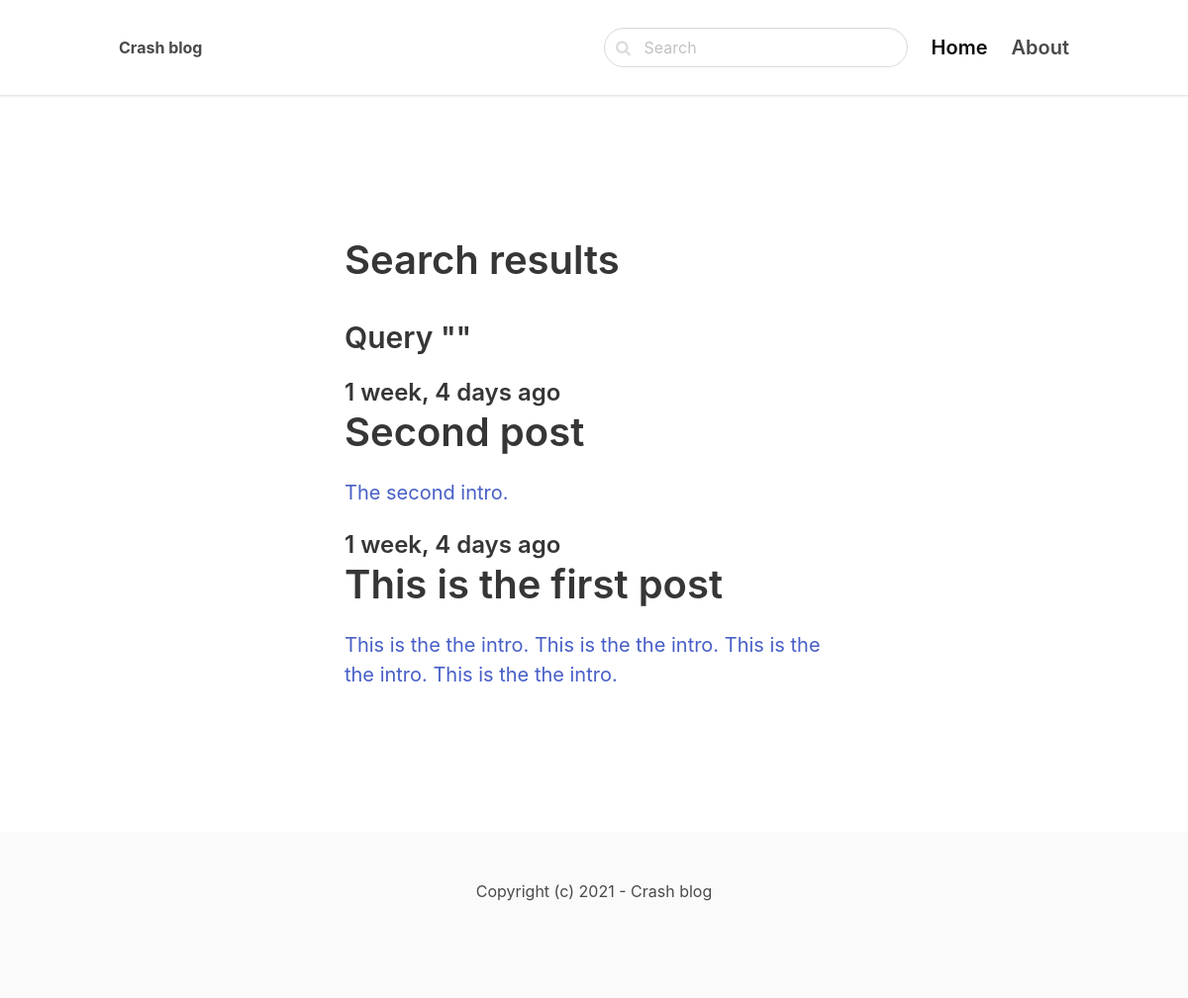
The app's page /search/, older data.
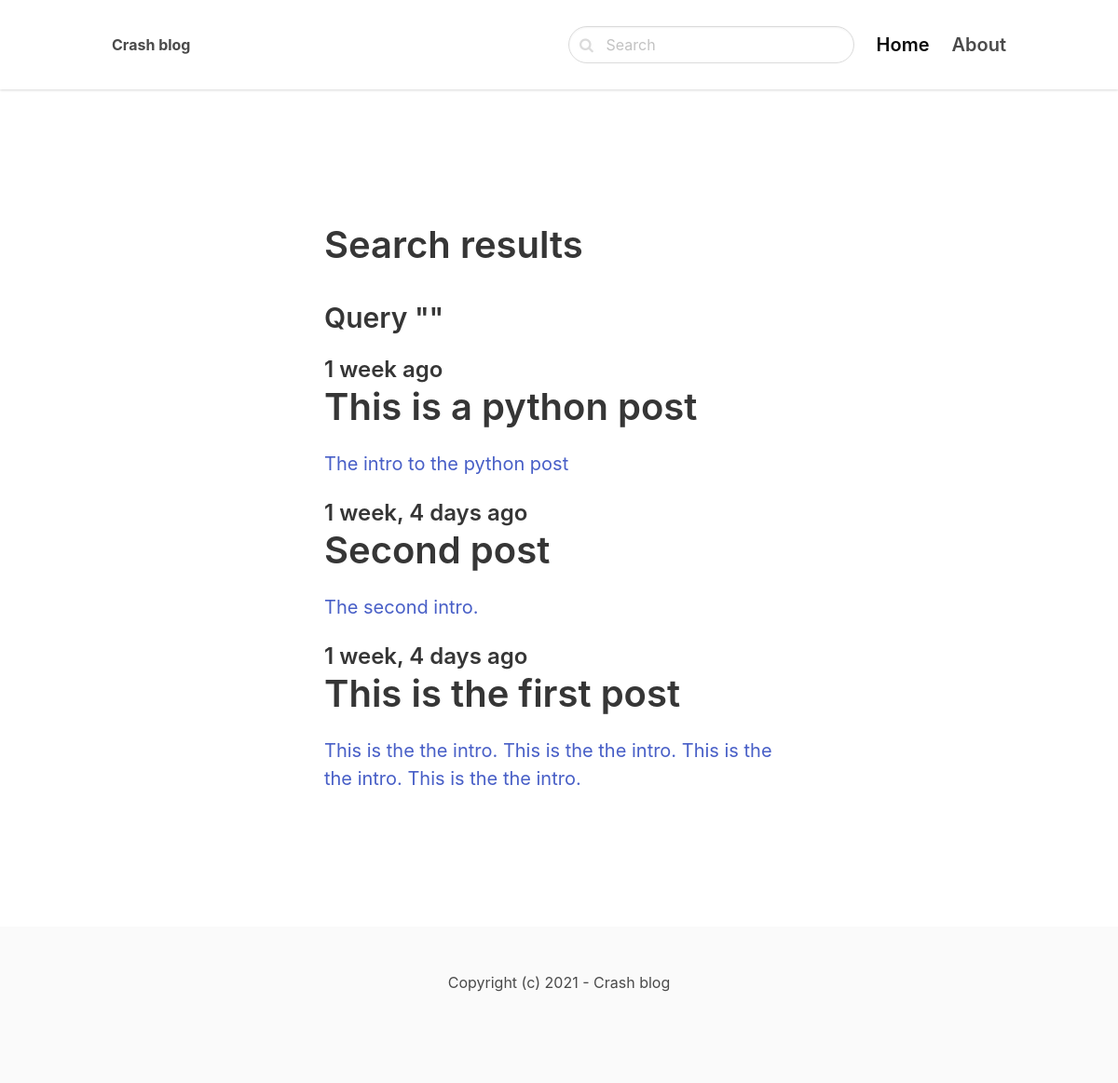
The same page, newer data.
### blog/models.py (models this page shows, shortened)
class Post(models.Model):
    ACTIVE = 'active'
    DRAFT = 'draft'
    CHOICES_STATUS = (
        (ACTIVE, 'Active'),
        (DRAFT, 'Draft')
    )
    category = models.ForeignKey(Category, related_name='posts', on_delete=models.CASCADE)
    title = models.CharField(max_length=255)
    slug = models.SlugField()
    intro = models.TextField()
    body = models.TextField()
    created_at = models.DateTimeField(auto_now_add=True)
    status = models.CharField(max_length=10, choices=CHOICES_STATUS, default=ACTIVE)
    image = models.ImageField(upload_to='uploads/', blank=True, null=True)
    class Meta:
        ordering = ('-created_at',) # decending order of created_at

### blog/views.py (the view)
# urls.py: path('search/', views.search, name='search'),
def search(request):
    query = request.GET.get('query', '')
    posts = Post.objects.filter(status=Post.ACTIVE).filter(Q(title__icontains=query)| Q(intro__icontains=query) | Q(body__icontains=query))
    return render(request, 'blog/search.html', {'posts': posts, 'query': query})

### blog/templates/blog/search.html (shortened to what this page needs)
{% extends 'core/base.html' %}
{% block content %}
    <section class="hero">
        <div class="hero-body">
            <div class="container">
                <section class="section">
                    <div class="columns">
                        <div class="column is-8 is-offset-2">
                            <div class="content is-medium">
                                <h1>Search results</h1>
                                <h3>Query "{{ query }}"</h3>
                            </div>
                            {% for post in posts %}
                                <div class="content is-medium">
                                    <a href="{% url 'post_detail' post.category.slug post.slug %}">
                                        <h2 class="subtitle is-4">{{ post.created_at|timesince }} ago</h2>
                                        <h1 class="title">{{ post.title }}</h1>
                                        <p>{{ post.intro }}</p>
                                    </a>
                                </div>
                            {% empty %}
                                <div class="content">
                                    <p>No result for the given query...</p>
                                </div>
                            {% endfor %}
                        </div>
                    </div>
                </section>
            </div>
        </div>
    </section>
{% endblock %}

### core/templates/core/base.html (shortened to what this page needs)
<!DOCTYPE html>
<html>
    <head>
        <link rel="stylesheet" href="https://unpkg.com/bulma@0.9.2/css/bulma.min.css">
        <link href="https://stackpath.bootstrapcdn.com/font-awesome/4.7.0/css/font-awesome.min.css" rel="stylesheet">
    </head>
    <body>
        <nav class="navbar">
            <div class="container">
                <div class="navbar-brand">
                    <a class="navbar-item" href="/">
                        <strong>Crash blog</strong>
                    </a>
                </div>
                <div id="navbarMenu" class="navbar-menu">
                    <div class="navbar-end">
                        <div class="navbar-item">
                            <form method="get" action="{% url 'search' %}">
                                <div class="control has-icons-left">
                                    <input class="input is-rounded" name="query" type="text" placeholder="Search">
                                    <span class="icon is-left">
                                    </span>
                                </div>
                            </form>
                        </div>
                        <a href="/" class="navbar-item is-active is-size-5 has-text-weight-semibold">
                            Home
                        </a>
                        <a href="{% url 'about' %}" class="navbar-item is-size-5 has-text-weight-semibold">
                            About
                        </a>
                    </div>
                </div>
            </div>
        </nav>
        <section class="section">
            <div class="container">
                {% block content %}
                {% endblock %}
            </div>
        </section>
        <footer class="footer">
            <div class="content has-text-centered">
                <p>
                    Copyright (c) 2021 - Crash blog
                </p>
            </div>
        </footer>
    </body>
</html>

### core/templates/core/base.html (style rules this page uses)
nav.navbar { height: 6rem !important; box-shadow: 0 1px 3px 0 rgba(0, 0, 0, .1), 0 1px 2px 0 rgba(0, 0, 0, .06) !important; }

Row changes from the older to the newer data that the page shows:
added Post: created_at "1 week", title "This is a python post", intro "The intro to the python post"
